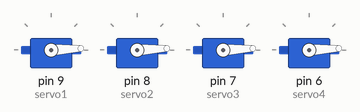
Simulated run of this sketch. Board: Arduino Uno, built with avr-gcc and run on an emulated ATmega328P. Shown: 4 × servo.

Above: at 0.05 s.
At 2.45 s:
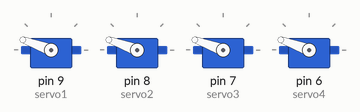
At 7.55 s:
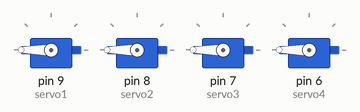
At 15.2 s:
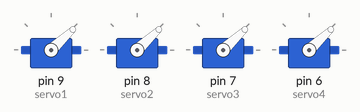
At 22.85 s:
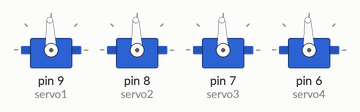
At 30.5 s:
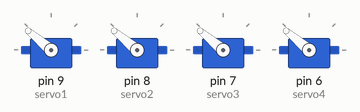
Timing chart, 0 to 39.8 s (numbered marks = the images above):
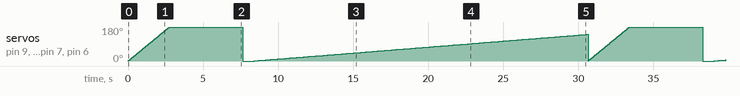

The sketch:

_1.ino
```cpp
#include <Servo.h>

Servo servo1, servo2, servo3, servo4;  // create servo object to control a servo
// twelve servo objects can be created on most boards

int pos = 0;    // variable to store the servo position

void setup() {
  servo1.attach(9);  // attaches the servo on pin 9 to the servo object
  servo2.attach(8);  // attaches the servo on pin 8 to the servo object (correct)
  servo3.attach(7);   // attaches the servo on pin 7 to the servo object
  servo4.attach(6);   // attaches the servo on pin 6 to the servo object
}

void loop() {
    for (pos = 0; pos <= 2000; pos += 1) { // goes from 0 degrees to 180 degrees
    // in steps of 1 degree
    servo1.write(pos);              // tell servo1 to go to position in variable 'pos'
    servo2.write(pos);              // tell servo2 to go to position in variable 'pos'
    servo3.write(pos);              // tell servo3 to go to position in variable 'pos'
    servo4.write(pos);              // tell servo4 to go to position in variable 'pos'
    delay(15);                       // waits 15ms for the servo to reach the position
    }
}
```
